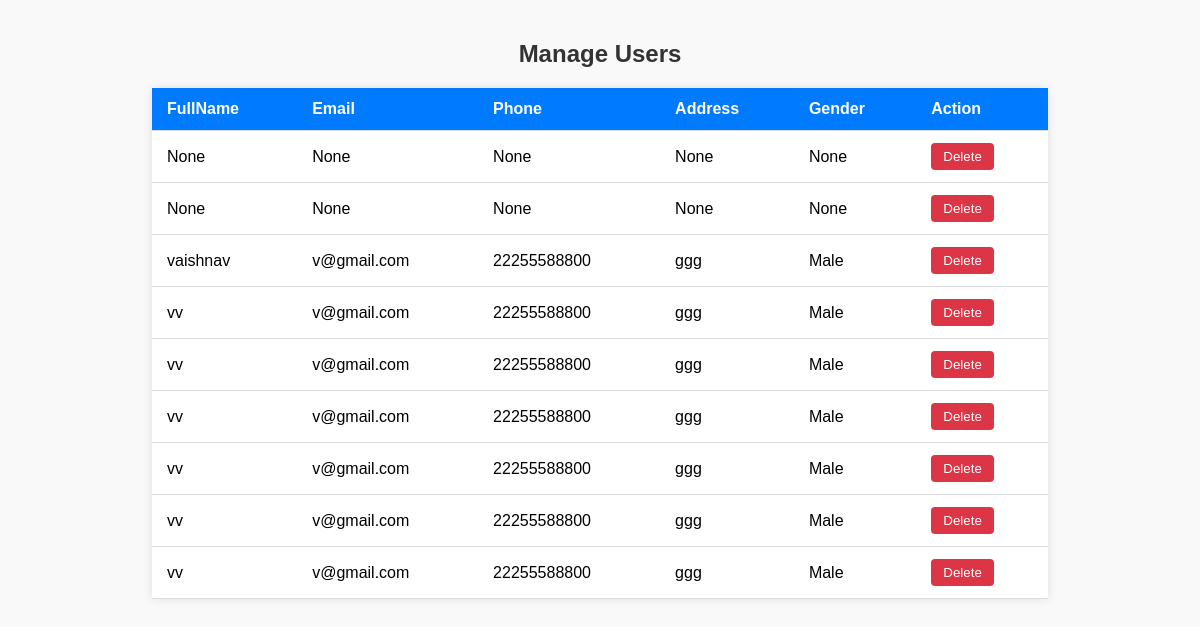
The app's page /users, older data.
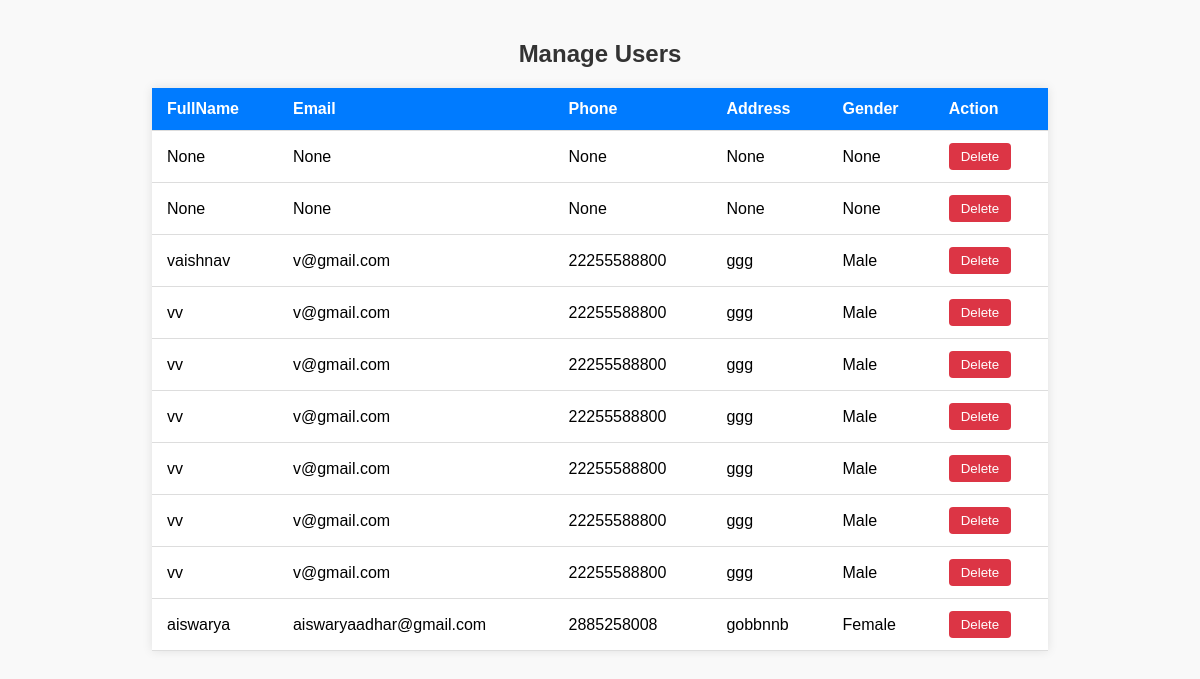
The same page, newer data.
### diaryapp/models.py (models this page shows)
class UserModel(models.Model):
    LOGINID = models.ForeignKey(LoginModel, on_delete=models.CASCADE, null=True, blank=True)
    FullName = models.CharField(max_length=100, null=True, blank=True)
    Email = models.CharField(max_length=100, null=True, blank=True)
    Phone = models.BigIntegerField(null=True, blank=True)
    Address = models.TextField(null=True, blank=True)
    Gender = models.CharField(null=True, blank=True, max_length=100)

### diaryapp/views.py (the view)
# urls.py: path('users',UserView.as_view(), name='users'),
class UserView(View):
     def get(self,request):
        c=UserModel.objects.all()
        return render(request,'administration/users.html',{'use':c})

### templates/administration/users.html (shortened to what this page needs)
<!DOCTYPE html>
<html lang="en">
<head>
</head>
<body>
  <h2>Manage Users</h2>
  <table id="usersTable">
    <thead>
      <tr>
        <th>FullName</th>
        <th>Email</th>
        <th>Phone</th>
        <th>Address</th>
        <th>Gender</th>
        <th>Action</th>
      </tr>
    </thead>
    <tbody>
        {% for i in use %}
      <tr>
        <td>{{i.FullName}}</td>
        <td>{{i.Email}}</td>
        <td>{{i.Phone}}</td>
        <td>{{i.Address}}</td>
        <td>{{i.Gender}}</td>
        <td><a href="/Deleteuser/{{i.LOGINID.id}}"><button onclick="deleteUser(this)">Delete</button></td></a>
      </tr>
      {% endfor %}
    </tbody>
  </table>
</body>
</html>

Row changes from the older to the newer data that the page shows:
added UserModel: FullName "aiswarya", Email "aiswaryaadhar@gmail.com", Phone "2885258008", Address "gobbnnb", Gender "Female"
